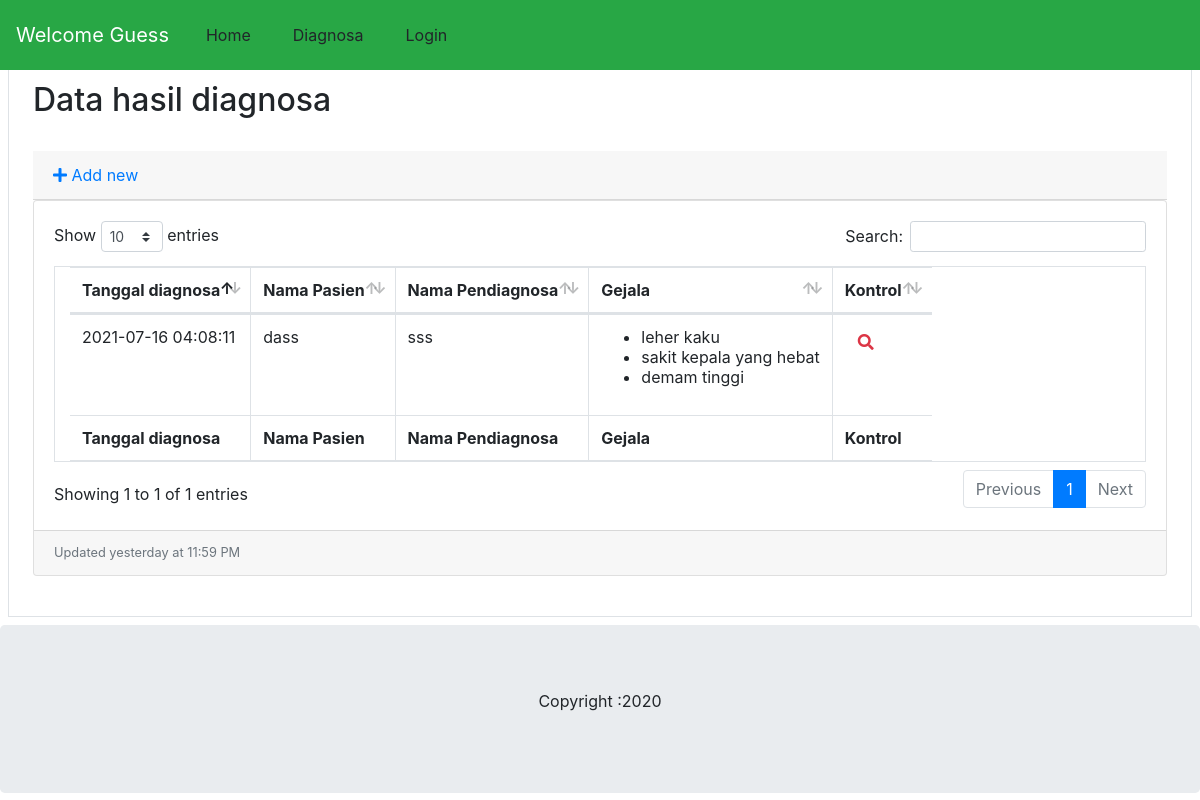
/?a=Hasil_diag, run on the app's committed database.
### tables this page shows
CREATE TABLE `hasil_diag` (
  `kd_diag` varchar(5) NOT NULL,
  `nm_pasien` varchar(30) NOT NULL,
  `nm_pendiag` varchar(30) NOT NULL,
  `tgl` datetime NOT NULL,
  `kd_gej` varchar(4) DEFAULT NULL,
  PRIMARY KEY (`kd_diag`)
);

CREATE TABLE `gej` (
  `kd_gej` varchar(4) NOT NULL,
  `nm_gej` varchar(100) DEFAULT NULL,
  PRIMARY KEY (`kd_gej`)
);

### system/Controller.php (called while the page is built, shortened)
<?php
class Controller{
	public function view($dir,$data=array()){
		require_once "app/Views/".$dir.".php";
	}
	public function model($dir){
		$dir=new $dir();
		return $dir;
	}
}
?>

### app/Models/Model_diag.php (called while the page is built, shortened)
<?php
class Model_diag{
	private $table="hasil_diag";
	private $db;
	public function __construct(){
		$this->db=new Db;
	}
	public function read_data(){
		$ker=$this->db->query("SELECT hasil_diag.*, gej.nm_gej FROM ".$this->table." INNER JOIN gej ON hasil_diag.kd_gej=gej.kd_gej ORDER BY hasil_diag.tgl")->result();
		return $ker;
	}
	public function read_one($a){
		$a=$this->db->escape_str($a);
		$ker=$this->db->query("SELECT hasil_diag.*,gej.nm_gej,gej.kd_gej FROM ".$this->table." INNER JOIN gej ON hasil_diag.kd_gej=gej.kd_gej WHERE hasil_diag.tgl='".$a."' ORDER BY hasil_diag.tgl")->result();
		return $ker;
	}
}
?>

### app/Views/Non_admin/hasil_diag/index.php (the view, shortened to what this page needs)
<html>
<head><title>Hasil diagnosa</title>
</head>
<body>
	<?php require_once 'app/Views/Non_admin/menu.php';?><br><br>
	<div class="container col-12 p-2">
		<div class="border p-4">
			<h2>Data hasil diagnosa</h2><br>
			<div class="card-header">
						<a href="#" data-toggle="modal" data-target="#modal-add" class="add"><i class="fas fa-plus" ></i> Add new</a>
					</div>
			<div class="card mb-3">
          <div class="card-body">
            <div class="table-responsive">
<table class="table table-bordered table-responsive col-md-8" id="dataTable" width="100%" cellspacing="0">
<thead>
                  <tr>
                    <th>Tanggal diagnosa</th>
                    <th>Nama Pasien</th>
                    <th>Nama Pendiagnosa</th>
                    <th>Gejala</th>
                    <th>Kontrol</th>
                  </tr>
                </thead>
                <tfoot>
                  <tr>
                    <th>Tanggal diagnosa</th>
                    <th>Nama Pasien</th>
                    <th>Nama Pendiagnosa</th>
                    <th>Gejala</th>
                    <th>Kontrol</th>
                  </tr>
                </tfoot>
                <tbody>
                <?php
                $tgl="";
                foreach ($data["hasil_diag"] as $hasil_diag) {
                	if($tgl!=$hasil_diag["tgl"]){
                		$tgl=$hasil_diag["tgl"];
                	?>
				<tr>
                    <td><?php echo $hasil_diag["tgl"];?></td>
                    <td><?php echo $hasil_diag["nm_pasien"];?></td>
                    <td><?php echo $hasil_diag["nm_pendiag"];?></td>
                    <td><ul><?php
                    	$hasil_gej=$this->model("Model_diag")->read_one($hasil_diag["tgl"]);
                    	foreach ($hasil_gej as $hs_gj) {
                    		echo "<li>".$hs_gj["nm_gej"]."</li>";
                    	}?></ul></td>
                    <td>
                    	<a class="text-danger btn btn-small" href="?a=Hasil_diag/prev&&key=<?php echo $hasil_diag["tgl"];?>" title="Preview"><i class="fa fa-search"></i></a></td>
                </tr>
                <?php }}?>
				</tbody>
				</table>
				</div>
          </div>
          <div class="card-footer small text-muted">Updated yesterday at 11:59 PM</div>
        </div>
		</div>
	</div>
		<div class="jumbotron text-center" style="margin-bottom: 0">
			<p>Copyright :2020</p>
		</div>
</body>
</html>

### data on the page
hasil_diag: tgl "2021-07-16 04:08:11", nm_pasien "dass", nm_pendiag "sss", kd_gej.nm_gej "leher kaku"
hasil_diag: kd_gej.nm_gej "sakit kepala yang hebat"
hasil_diag: kd_gej.nm_gej "demam tinggi"
